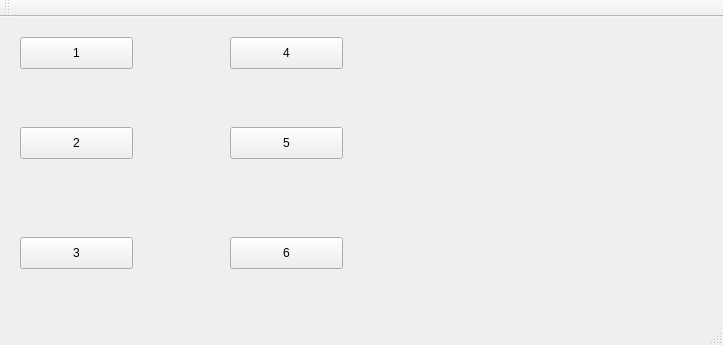
<?xml version="1.0" encoding="UTF-8"?>
<ui version="4.0">
 <class>MainWindow</class>
 <widget class="QMainWindow" name="MainWindow">
  <property name="geometry">
   <rect>
    <x>0</x>
    <y>0</y>
    <width>723</width>
    <height>345</height>
   </rect>
  </property>
  <property name="windowTitle">
   <string>MainWindow</string>
  </property>
  <widget class="QWidget" name="centralWidget">
   <widget class="QPushButton" name="Button1">
    <property name="geometry">
     <rect>
      <x>20</x>
      <y>20</y>
      <width>113</width>
      <height>32</height>
     </rect>
    </property>
    <property name="text">
     <string>1</string>
    </property>
   </widget>
   <widget class="QPushButton" name="Button2">
    <property name="geometry">
     <rect>
      <x>20</x>
      <y>110</y>
      <width>113</width>
      <height>32</height>
     </rect>
    </property>
    <property name="text">
     <string>2</string>
    </property>
   </widget>
   <widget class="QPushButton" name="Button3">
    <property name="geometry">
     <rect>
      <x>20</x>
      <y>220</y>
      <width>113</width>
      <height>32</height>
     </rect>
    </property>
    <property name="text">
     <string>3</string>
    </property>
   </widget>
   <widget class="QPushButton" name="Button4">
    <property name="geometry">
     <rect>
      <x>230</x>
      <y>20</y>
      <width>113</width>
      <height>32</height>
     </rect>
    </property>
    <property name="text">
     <string>4</string>
    </property>
   </widget>
   <widget class="QPushButton" name="Button5">
    <property name="geometry">
     <rect>
      <x>230</x>
      <y>110</y>
      <width>113</width>
      <height>32</height>
     </rect>
    </property>
    <property name="text">
     <string>5</string>
    </property>
   </widget>
   <widget class="QPushButton" name="Button6">
    <property name="geometry">
     <rect>
      <x>230</x>
      <y>220</y>
      <width>113</width>
      <height>32</height>
     </rect>
    </property>
    <property name="text">
     <string>6</string>
    </property>
   </widget>
  </widget>
  <widget class="QMenuBar" name="menuBar">
   <property name="geometry">
    <rect>
     <x>0</x>
     <y>0</y>
     <width>723</width>
     <height>22</height>
    </rect>
   </property>
  </widget>
  <widget class="QToolBar" name="mainToolBar">
   <attribute name="toolBarArea">
    <enum>TopToolBarArea</enum>
   </attribute>
   <attribute name="toolBarBreak">
    <bool>false</bool>
   </attribute>
  </widget>
  <widget class="QStatusBar" name="statusBar"/>
 </widget>
 <layoutdefault spacing="6" margin="11"/>
 <resources/>
 <connections/>
</ui>
